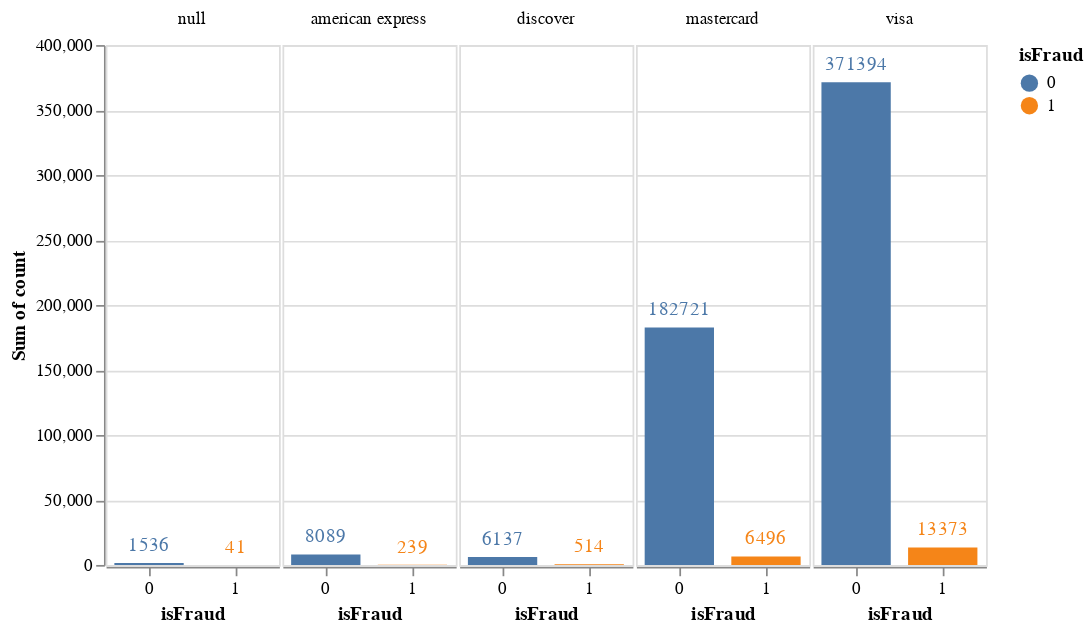

The code cell stored with this chart in its notebook:
### Code cell
#Let's visually check the number of credit-type transactions that are fraudulent or genuine.
bar_chart = alt.Chart(card4Group).encode(
    alt.X("isFraud:O", axis=alt.Axis(labelAngle=0)),
    alt.Y("sum(count):Q"),
    alt.Color("isFraud:N"),
    alt.Text("sum(count):Q", format=".0f"),
).properties(height=alt.Step(50), width=100)

alt.layer(
    bar_chart.mark_bar(size=40),
    bar_chart.mark_text(dy=-10)
).facet(
    alt.Column("card4:N", title=None)
).configure_facet(spacing=0)

### Figure 1 — Vega-Lite specification as saved in the notebook (floating-point values rounded to 4 significant figures)
{"$schema": "https://vega.github.io/schema/vega-lite/v4.17.0.json", "config": {"facet": {"spacing": 0}, "view": {"continuousHeight": 300, "continuousWidth": 400}}, "data": {"name": "data-eae9559f6b593344b1f89d6cd97f6061"}, "datasets": {"data-eae9559f6b593344b1f89d6cd97f6061": [{"card4": "american express", "count": 8089, "isFraud": 0}, {"card4": "american express", "count": 239, "isFraud": 1}, {"card4": "discover", "count": 6137, "isFraud": 0}, {"card4": "discover", "count": 514, "isFraud": 1}, {"card4": "mastercard", "count": 182721, "isFraud": 0}, {"card4": "mastercard", "count": 6496, "isFraud": 1}, {"card4": "visa", "count": 371394, "isFraud": 0}, {"card4": "visa", "count": 13373, "isFraud": 1}, {"card4": null, "count": 1536, "isFraud": 0}, {"card4": null, "count": 41, "isFraud": 1}]}, "facet": {"field": "card4", "title": null, "type": "nominal"}, "spec": {"layer": [{"encoding": {"color": {"field": "isFraud", "type": "nominal"}, "text": {"aggregate": "sum", "field": "count", "format": ".0f", "type": "quantitative"}, "x": {"axis": {"labelAngle": 0}, "field": "isFraud", "type": "ordinal"}, "y": {"aggregate": "sum", "field": "count", "type": "quantitative"}}, "height": {"step": 50}, "mark": {"size": 40, "type": "bar"}, "width": 100}, {"encoding": {"color": {"field": "isFraud", "type": "nominal"}, "text": {"aggregate": "sum", "field": "count", "format": ".0f", "type": "quantitative"}, "x": {"axis": {"labelAngle": 0}, "field": "isFraud", "type": "ordinal"}, "y": {"aggregate": "sum", "field": "count", "type": "quantitative"}}, "height": {"step": 50}, "mark": {"dy": -10, "type": "text"}, "width": 100}]}}
